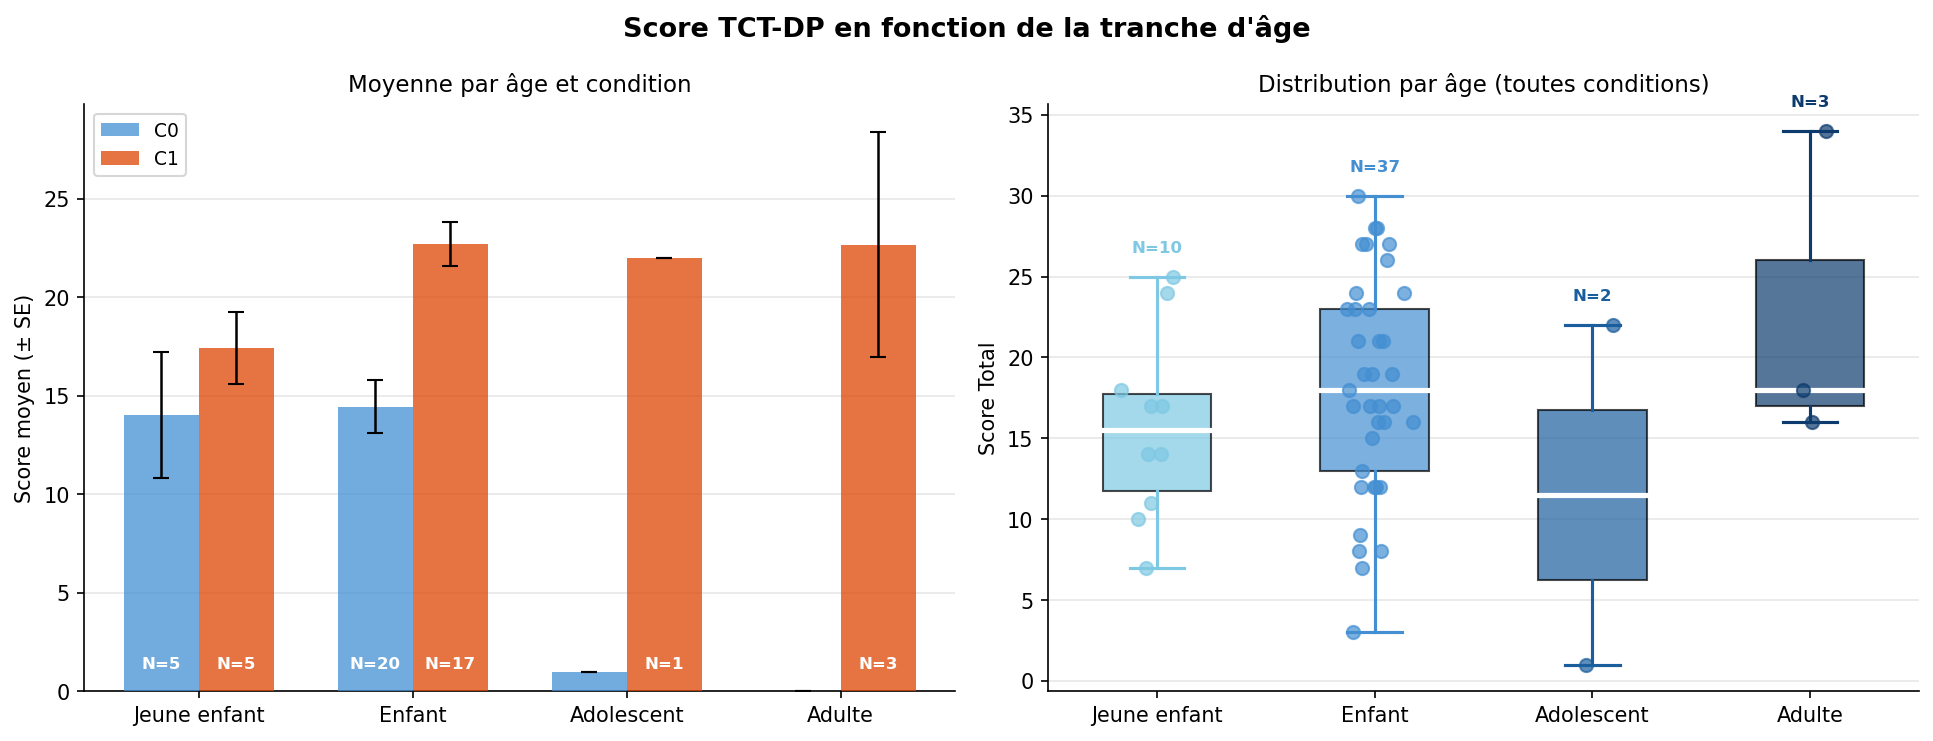

Recreate this plot in Python.
import pandas as pd
import numpy as np
import matplotlib.pyplot as plt


# Chargement
df = pd.read_csv("scores_tctdp.csv").dropna(subset=["Total"])

ordre   = ["Jeune enfant", "Enfant", "Adolescent", "Adulte"]
couleurs = {"C0": "#438FD2", "C1": "#DE4503"}


# Statistiques descriptives par âge
print("Moyennes par tranche d'âge et condition")
print(df.groupby(["Tranche_age", "Condition"])["Total"]
        .agg(["mean", "std", "count"])
        .round(2))
print()
print("Moyennes par tranche d'âge (toutes conditions)")
print(df.groupby("Tranche_age")["Total"]
        .agg(["mean", "std", "count"])
        .round(2))
print()
print("Adolescent (N=2) et Adulte (N=3) : effectifs trop petits")
print("pour des tests statistiques, résultats purement descriptifs")


# Graphique
fig, axes = plt.subplots(1, 2, figsize=(13, 5))
fig.suptitle("Score TCT-DP en fonction de la tranche d'âge",
             fontsize=13, fontweight="bold")


# Graphique 1 : barres C0 vs C1 par tranche d'âge 
ax = axes[0]
x     = np.arange(len(ordre))
width = 0.35

for i, cond in enumerate(["C0", "C1"]):
    moyennes, erreurs, ns = [], [], []
    for age in ordre:
        groupe = df[(df["Tranche_age"] == age) & (df["Condition"] == cond)]["Total"]
        moyennes.append(groupe.mean() if len(groupe) > 0 else 0)
        # Erreur standard = SD / √N (donne la précision de la moyenne)
        erreurs.append(groupe.std() / np.sqrt(len(groupe)) if len(groupe) > 1 else 0)
        ns.append(len(groupe))

    offset = (i - 0.5) * width
    ax.bar(x + offset, moyennes, width, label=cond,
           color=couleurs[cond], alpha=0.75, zorder=3)
    # Barres d'erreur (± erreur standard)
    ax.errorbar(x + offset, moyennes, yerr=erreurs,
                fmt="none", color="black", capsize=4, linewidth=1.2, zorder=4)
    # N affiché dans chaque barre
    for j, (m, n) in enumerate(zip(moyennes, ns)):
        if n > 0:
            ax.text(x[j] + offset, 1, f"N={n}", ha="center", va="bottom",
                    fontsize=8, color="white", fontweight="bold", zorder=5)

ax.set_xticks(x)
ax.set_xticklabels(ordre, fontsize=10)
ax.set_ylabel("Score moyen (± SE)", fontsize=10)
ax.set_title("Moyenne par âge et condition", fontsize=11)
ax.legend(fontsize=9)
ax.grid(axis="y", alpha=0.3)
ax.spines[["top", "right"]].set_visible(False)


# Graphique 2 : boxplot par tranche d'âge (toutes conditions)
ax2 = axes[1]

data_par_age = [df[df["Tranche_age"] == age]["Total"].dropna().values
                for age in ordre]

palette = ["#7EC8E3", "#438FD2", "#1B5E9E", "#0D3B6E"]

bp = ax2.boxplot(data_par_age, positions=range(len(ordre)), widths=0.5,
                 patch_artist=True,
                 medianprops=dict(color="white", linewidth=2.5),
                 whiskerprops=dict(linewidth=1.5),
                 capprops=dict(linewidth=1.5),
                 flierprops=dict(marker="o", alpha=0.5))

for patch, color in zip(bp["boxes"], palette):
    patch.set_facecolor(color)
    patch.set_alpha(0.7)
for element in ["whiskers", "caps"]:
    for i, line in enumerate(bp[element]):
        line.set_color(palette[i // 2])

# Points individuels avec jitter
for i, (age, color) in enumerate(zip(ordre, palette)):
    vals   = df[df["Tranche_age"] == age]["Total"].dropna()
    jitter = np.random.normal(0, 0.07, size=len(vals))
    ax2.scatter([i] + jitter, vals, color=color, s=40, alpha=0.7, zorder=5)
 
# N affiché AU-DESSUS de chaque boxplot pour éviter le chevauchement avec les étiquettes
for i, age in enumerate(ordre):
    n      = len(df[df["Tranche_age"] == age]["Total"].dropna())
    y_max  = df[df["Tranche_age"] == age]["Total"].max()
    ax2.text(i, y_max + 1.5, f"N={n}", ha="center", fontsize=8,
             color=palette[i], fontweight="bold")
 
ax2.set_xticks(range(len(ordre)))
ax2.set_xticklabels(ordre, fontsize=10)
ax2.set_ylabel("Score Total", fontsize=10)
ax2.set_title("Distribution par âge (toutes conditions)", fontsize=11)
ax2.grid(axis="y", alpha=0.3)
ax2.spines[["top", "right"]].set_visible(False)
 
plt.tight_layout()
plt.savefig("scores_par_age.png", dpi=150, bbox_inches="tight")
plt.close()
